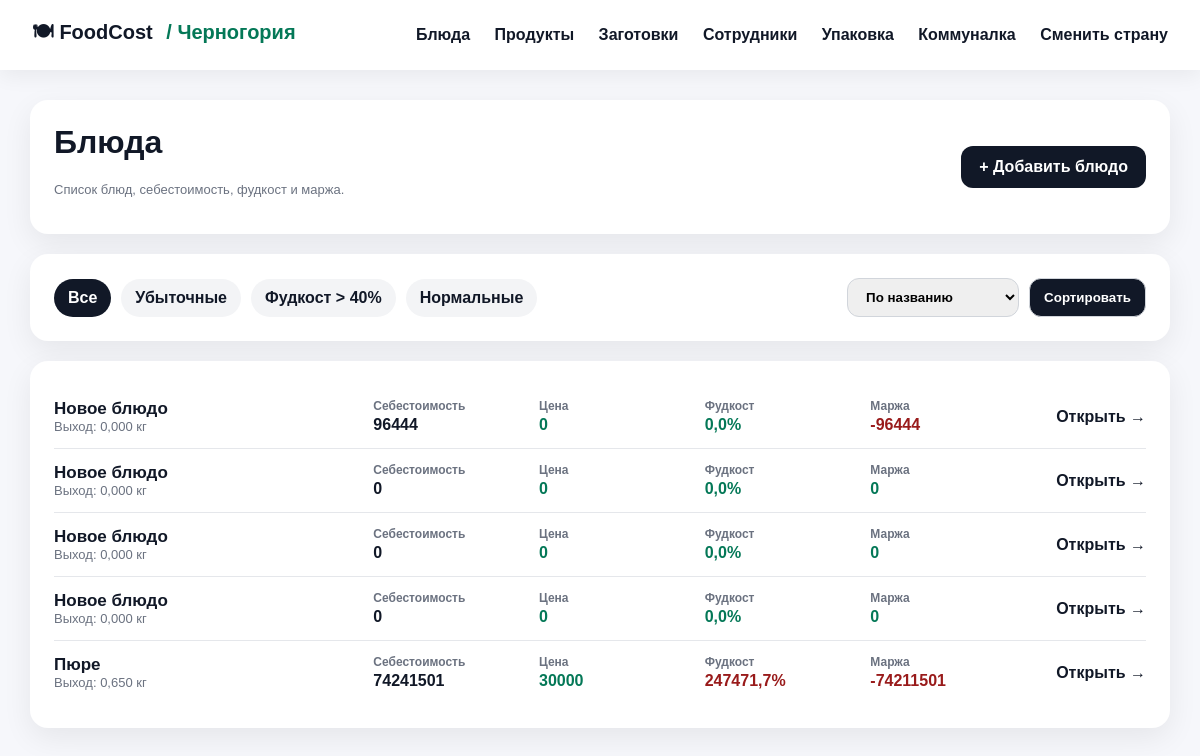
Page /c/montenegro/ on the committed database.
### foodcost/models.py (models this page shows, shortened)
class Country(models.Model):
    name = models.CharField(max_length=100)
    slug = models.SlugField(unique=True)

class Dish(models.Model):
    country = models.ForeignKey(
        Country,
        on_delete=models.CASCADE,
        related_name="dishes",
        null=True,
        blank=True,
    )
    name = models.CharField(max_length=255)
    final_weight = models.DecimalField(max_digits=10, decimal_places=3)
    selling_price = models.DecimalField(max_digits=10, decimal_places=2)
    cooking_minutes = models.DecimalField(max_digits=8, decimal_places=2, default=0)
    tech_card = models.TextField("Техкарта приготовления", blank=True, default="")
    def ingredient_cost(self):
        return sum(item.calculate_cost() for item in self.product_items.all()) + \
               sum(item.calculate_cost() for item in self.preparation_items.all())
    def packaging_cost(self):
        return sum(item.calculate_cost() for item in self.packaging_items.all())
    def labor_cost(self):
        return sum(item.calculate_cost() for item in self.labor_items.all())
    def utilities_cost(self):
        utilities = MonthlyUtilityExpense.objects.filter(country=self.country).order_by("-month").first()
        if not utilities:
            return 0
        return utilities.cost_per_minute() * self.total_cooking_minutes()
    def additional_expenses_cost(self):
        return sum(item.cost for item in self.additional_expenses.all())
    def calculate_cost(self):
        return self.ingredient_cost() + self.packaging_cost() + self.labor_cost() + self.utilities_cost() + self.additional_expenses_cost()
    def foodcost(self):
        if self.selling_price == 0:
            return 0
        return (self.calculate_cost() / self.selling_price) * 100
    def margin(self):
        return self.selling_price - self.calculate_cost()

class DishProductItem(models.Model):
    dish = models.ForeignKey(Dish, on_delete=models.CASCADE, related_name="product_items")
    product = models.ForeignKey(Product, on_delete=models.CASCADE)
    gross = models.DecimalField(max_digits=10, decimal_places=3)
    net = models.DecimalField(max_digits=10, decimal_places=3)
    def calculate_cost(self):
        price = self.product.get_price()
        if not price:
            return 0
        return self.net * price.price

class Product(models.Model):
    country = models.ForeignKey(
        Country,
        on_delete=models.CASCADE,
        related_name="products",
        null=True,
        blank=True,
    )
    name = models.CharField(max_length=255)
    unit = models.CharField(max_length=20)
    def get_price(self):
        return self.prices.order_by("-date_from").first()

class ProductPrice(models.Model):
    product = models.ForeignKey(Product, on_delete=models.CASCADE, related_name="prices")
    price = models.DecimalField(max_digits=10, decimal_places=2)
    date_from = models.DateField()

class DishPreparationItem(models.Model):
    dish = models.ForeignKey(Dish, on_delete=models.CASCADE, related_name="preparation_items")
    preparation = models.ForeignKey(Preparation, on_delete=models.CASCADE)
    gross = models.DecimalField(max_digits=10, decimal_places=3)
    net = models.DecimalField(max_digits=10, decimal_places=3)
    def calculate_cost(self):
        return self.net * self.preparation.cost_per_kg()

class Preparation(models.Model):
    country = models.ForeignKey(
        Country,
        on_delete=models.CASCADE,
        related_name="preparations",
        null=True,
        blank=True,
    )
    name = models.CharField(max_length=255)
    final_weight = models.DecimalField(max_digits=10, decimal_places=3)
    cooking_minutes = models.DecimalField(max_digits=8, decimal_places=2, default=0)
    def calculate_cost(self):
        return sum(item.calculate_cost() for item in self.items.all())
    def cost_per_kg(self):
        if self.final_weight == 0:
            return 0
        return self.calculate_cost() / self.final_weight

class PreparationItem(models.Model):
    preparation = models.ForeignKey(Preparation, on_delete=models.CASCADE, related_name="items")
    product = models.ForeignKey(Product, on_delete=models.CASCADE)
    gross = models.DecimalField(max_digits=10, decimal_places=3)
    net = models.DecimalField(max_digits=10, decimal_places=3)
    def calculate_cost(self):
        price = self.product.get_price()
        if not price:
            return 0
        return self.net * price.price

### foodcost/views.py (the view)
# urls.py: path("c/<slug:country_slug>/", views.dish_list, name="dish_list"),
def dish_list(request, country_slug):
    country = get_country(country_slug)
    dishes = list(Dish.objects.filter(country=country))
    filter_type = request.GET.get("filter", "all")
    sort_type = request.GET.get("sort", "name")
    if filter_type == "loss":
        dishes = [dish for dish in dishes if dish.margin() < 0]
    if filter_type == "high_foodcost":
        dishes = [dish for dish in dishes if dish.foodcost() > 40]
    if filter_type == "normal":
        dishes = [dish for dish in dishes if dish.foodcost() <= 40 and dish.margin() >= 0]
    if sort_type == "margin":
        dishes.sort(key=lambda dish: dish.margin(), reverse=True)
    elif sort_type == "foodcost":
        dishes.sort(key=lambda dish: dish.foodcost(), reverse=True)
    elif sort_type == "cost":
        dishes.sort(key=lambda dish: dish.calculate_cost(), reverse=True)
    else:
        dishes.sort(key=lambda dish: dish.name.lower())
    return render(request, "foodcost/dish_list.html", {
        "country": country,
        "dishes": dishes,
        "filter_type": filter_type,
        "sort_type": sort_type,
    })

### foodcost/models.py (called while the page is built)
    def calculate_cost(self):
        return self.quantity * self.packaging.cost

### foodcost/views.py (called while the page is built)
def get_country(country_slug):
    return get_object_or_404(Country, slug=country_slug)

### foodcost/templates/foodcost/dish_list.html (shortened to what this page needs)
{% extends "foodcost/base.html" %}
{% block content %}
<div class="card page-head">
    <div>
        <h1>Блюда</h1>
        <p class="muted">Список блюд, себестоимость, фудкост и маржа.</p>
    </div>
    <a class="button" href="/c/{{ country.slug }}/dish/create/">+ Добавить блюдо</a>
</div>
<div class="card">
    <div class="filters">
        <a class="filter-link {% if filter_type == 'all' %}active{% endif %}"
           href="/c/{{ country.slug }}/?filter=all&sort={{ sort_type }}">Все</a>
        <a class="filter-link {% if filter_type == 'loss' %}active{% endif %}"
           href="/c/{{ country.slug }}/?filter=loss&sort={{ sort_type }}">Убыточные</a>
        <a class="filter-link {% if filter_type == 'high_foodcost' %}active{% endif %}"
           href="/c/{{ country.slug }}/?filter=high_foodcost&sort={{ sort_type }}">Фудкост &gt; 40%</a>
        <a class="filter-link {% if filter_type == 'normal' %}active{% endif %}"
           href="/c/{{ country.slug }}/?filter=normal&sort={{ sort_type }}">Нормальные</a>
        <form method="get" class="sort-form">
            <select name="sort">
                <option value="name" {% if sort_type == "name" %}selected{% endif %}>По названию</option>
            </select>
            <button type="submit">Сортировать</button>
        </form>
    </div>
</div>
<div class="card">
    {% for dish in dishes %}
        <div class="dish-row">
            <div>
                <div class="dish-name">{{ dish.name }}</div>
                <div class="muted">Выход: {{ dish.final_weight }} кг</div>
            </div>
            <div>
                <span class="cell-label">Себестоимость</span>
                <span class="value">{{ dish.calculate_cost|floatformat:0 }}</span>
            </div>
            <div>
                <span class="cell-label">Цена</span>
                <span class="value good">{{ dish.selling_price|floatformat:0 }}</span>
            </div>
            <div>
                <span class="cell-label">Фудкост</span>
                {% if dish.foodcost > 40 %}
                    <span class="value danger">{{ dish.foodcost|floatformat:1 }}%</span>
                {% elif dish.foodcost > 30 %}
                    <span class="value warning">{{ dish.foodcost|floatformat:1 }}%</span>
                {% else %}
                    <span class="value good">{{ dish.foodcost|floatformat:1 }}%</span>
                {% endif %}
            </div>
            <div>
                <span class="cell-label">Маржа</span>
                {% if dish.margin < 0 %}
                    <span class="value danger">{{ dish.margin|floatformat:0 }}</span>
                {% else %}
                    <span class="value good">{{ dish.margin|floatformat:0 }}</span>
                {% endif %}
            </div>
            <a class="open" href="/c/{{ country.slug }}/dish/{{ dish.id }}/">Открыть →</a>
        </div>
    {% empty %}
        <div class="empty">Блюд по выбранному фильтру пока нет</div>
    {% endfor %}
</div>
{% endblock %}

### foodcost/templates/foodcost/base.html (shortened to what this page needs)
<!DOCTYPE html>
<html>
<head>
</head>
<body>
<div class="header">
    <div class="logo">
        🍽 FoodCost
        {% if country %}
            <span class="country">/ {{ country.name }}</span>
        {% endif %}
    </div>
    <div class="nav">
        {% if country %}
            <a href="/c/{{ country.slug }}/">Блюда</a>
            <a href="/c/{{ country.slug }}/products/">Продукты</a>
            <a href="/c/{{ country.slug }}/preparations/">Заготовки</a>
            <a href="/c/{{ country.slug }}/employees/">Сотрудники</a>
            <a href="/c/{{ country.slug }}/packaging/">Упаковка</a>
            <a href="/c/{{ country.slug }}/utilities/">Коммуналка</a>
            <a href="/">Сменить страну</a>
        {% else %}
            <a href="/">Страны</a>
            <a href="/admin/">Админка</a>
        {% endif %}
    </div>
</div>
<div class="container">
    {% block content %}{% endblock %}
</div>
</body>
</html>

### foodcost/templates/foodcost/base.html (style rules this page uses)
body { font-family: Arial, sans-serif; background: #f6f7fb; margin: 0; color: #111827; }
.header { background: white; padding: 18px 32px; box-shadow: 0 6px 20px rgba(0,0,0,0.06); display: flex; justify-content: space-between; align-items: center; }
.logo { font-weight: bold; font-size: 20px; }
.country { color: #047857; font-weight: bold; margin-left: 8px; }
.nav a { margin-left: 20px; text-decoration: none; color: #111827; font-weight: 600; }
.container { max-width: 1200px; margin: auto; padding: 30px; }
.card { background: white; border-radius: 18px; padding: 24px; margin-bottom: 20px; box-shadow: 0 10px 30px rgba(0,0,0,0.07); }
h1, h2 { margin-top: 0; }

### foodcost/templates/foodcost/dish_list.html (style rules this page uses)
.page-head { display: flex; justify-content: space-between; align-items: center; gap: 16px; }
.button { background: #111827; color: white; text-decoration: none; border-radius: 12px; padding: 12px 18px; font-weight: bold; white-space: nowrap; }
.filters { display: flex; flex-wrap: wrap; gap: 10px; align-items: center; }
.filter-link { padding: 10px 14px; border-radius: 999px; text-decoration: none; background: #f3f4f6; color: #111827; font-weight: bold; }
.filter-link.active { background: #111827; color: white; }
.sort-form { margin-left: auto; display: flex; gap: 10px; }
select, button { padding: 10px 14px; border-radius: 12px; border: 1px solid #d1d5db; font-weight: bold; }
button { background: #111827; color: white; cursor: pointer; }
.dish-row { display: grid; grid-template-columns: 2fr repeat(4, 1fr) 110px; gap: 12px; align-items: center; padding: 14px 0; border-bottom: 1px solid #e5e7eb; }
.dish-row:last-child { border-bottom: 0; }
.dish-name { font-weight: 800; font-size: 17px; }
.muted { color: #6b7280; font-size: 13px; }
.cell-label { display: block; font-size: 12px; color: #6b7280; margin-bottom: 3px; font-weight: bold; }
.value { font-weight: 800; }
.good { color: #047857; }
.danger { color: #991b1b; }
.open { font-weight: bold; color: #111827; text-decoration: none; text-align: right; }

### rows in the picture
Country: name "Черногория"
Dish: name "Новое блюдо", final_weight "0,000", calculate_cost "96444", selling_price "0", foodcost "0,0", margin "-96444"
Dish: name "Новое блюдо", final_weight "0,000", calculate_cost "0", selling_price "0", foodcost "0,0", margin "0"
Dish: name "Новое блюдо", final_weight "0,000", calculate_cost "0", selling_price "0", foodcost "0,0", margin "0"
Dish: name "Новое блюдо", final_weight "0,000", calculate_cost "0", selling_price "0", foodcost "0,0", margin "0"
Dish: name "Пюре", final_weight "0,650", calculate_cost "74241501", selling_price "30000", foodcost "247471,7", margin "-74211501"
